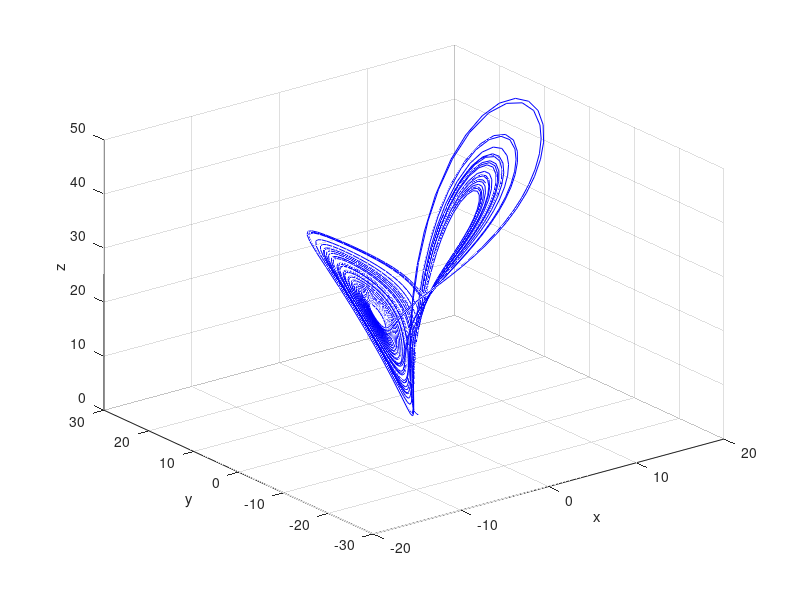

The MATLAB script that drew this image:
sigma = 10;
rho = 28;
beta = 8/3;

f = @(t,X) [
    sigma*(X(2)-X(1));
    X(1)*(rho-X(3))-X(2);
    X(1)*X(2)-beta*X(3)
];

[t,X] = ode45(f, [0 50], [1; 1; 1]);

speed = 0.000001;  % Seconds between updates
figure;
% plot3(X(:,1), X(:,2), X(:,3), 'b-');
hold on;
h = plot3(X(1,1), X(1,2), X(1,3), 'b-');
grid on;
view(3);
xlabel('x')
ylabel('y')
zlabel('z')
for k = 2:size(X,1)
    set(h, 'XData', X(1:k,1), ...
           'YData', X(1:k,2), ...
           'ZData', X(1:k,3));
    drawnow;
    pause(speed);
end
